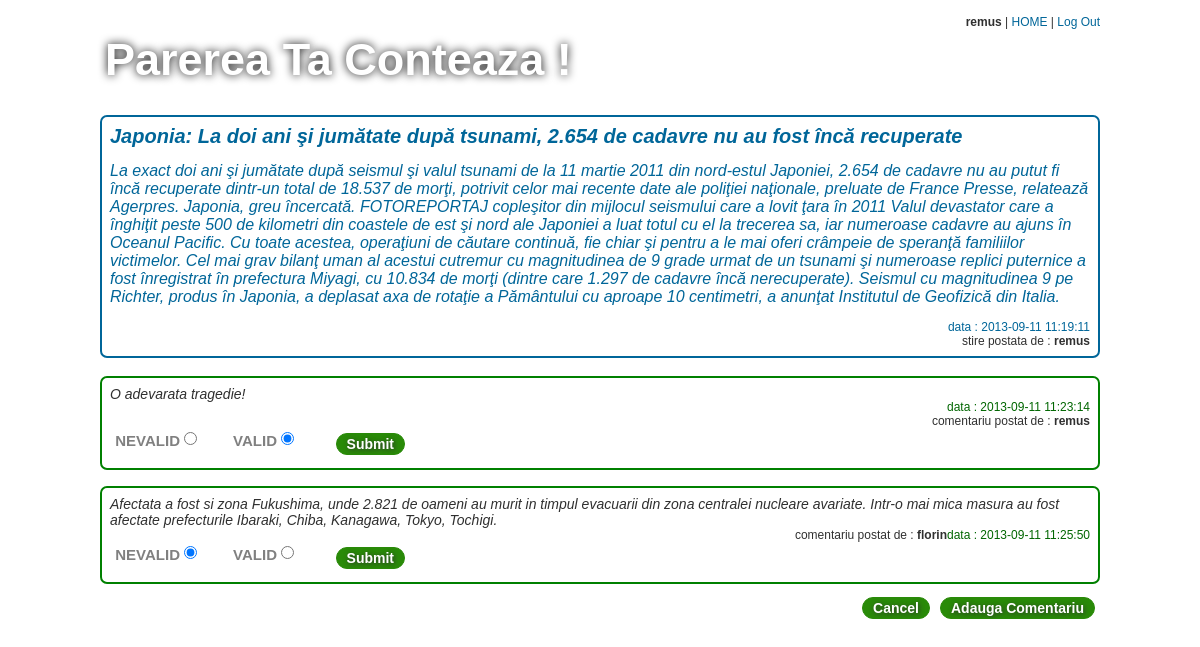
Screenshot of /comentariu.php?x=1 (signed in) with the database file from the repository.
### tables this page shows
CREATE TABLE IF NOT EXISTS `user` (
  `id_user` int(11) NOT NULL AUTO_INCREMENT,
  `username` varchar(25) NOT NULL,
  `password` varchar(32) NOT NULL,
  PRIMARY KEY (`id_user`)
);

CREATE TABLE IF NOT EXISTS `stire` (
  `id_stire` int(11) NOT NULL AUTO_INCREMENT,
  `continut` varchar(250) NOT NULL,
  `detaliu` longtext NOT NULL,
  `data` datetime NOT NULL,
  `id_user` int(11) NOT NULL,
  PRIMARY KEY (`id_stire`)
);

CREATE TABLE IF NOT EXISTS `comentariu` (
  `id_comentariu` int(11) NOT NULL AUTO_INCREMENT,
  `continut` longtext NOT NULL,
  `data` datetime NOT NULL,
  `id_stire` int(11) NOT NULL,
  `id_user` int(11) NOT NULL,
  `status` int(11) NOT NULL,
  PRIMARY KEY (`id_comentariu`),
  UNIQUE KEY `id_comentariu` (`id_comentariu`)
);

### functii.php (the view, shortened to what this page needs)
<?php
function afisareStireComentarii()
{
	$x = $_GET['x'];
	$query=mysql_query("SELECT user.username,stire.continut,stire.detaliu,stire.data
			            FROM user JOIN stire
			            ON user.id_user=stire.id_user
			            WHERE stire.id_stire='$x' ") or die (mysql_error());
	if (mysql_num_rows($query)!=0)
	{
		while($stire = mysql_fetch_array($query))
		{
			echo '<div id="stire">
					<div id="continut_stire">'.$stire['continut'].'</div><br/>'
					.'<div id="detaliu_stire">'.$stire['detaliu'].'</div><br/>'
					.'<div id="data_stire"> data : '.$stire['data'].'</div><br/>'
					.'<div id="utilizator_stire"> stire postata de : <strong>'.$stire['username'].'</strong></div><br/>
				  </div>';
		}
	}
	else
	{
		echo ' NU EXISTA STIRI POSTATE ' ;
	}
}
function afisareComentarii()
{
	$x = $_GET['x'];
	$query_user = mysql_query("SELECT stire.id_user
			                   FROM user
			                   JOIN comentariu ON user.id_user = comentariu.id_user
			                   JOIN stire ON comentariu.id_stire = stire.id_stire
			                   WHERE stire.id_stire = '$x' ")  or die (mysql_error());
	$query_toate_comentariile = mysql_query("SELECT user.username, comentariu.continut, comentariu.data, comentariu.id_comentariu, comentariu.status
					                         FROM user
					                         JOIN comentariu ON user.id_user = comentariu.id_user
					                         JOIN stire ON comentariu.id_stire = stire.id_stire
					                         WHERE stire.id_stire = '$x'
					                         ORDER BY comentariu.data")  or die (mysql_error());
	if(isset($_SESSION['id_user']))
	{
	    $id_user=$_SESSION['id_user'];
	    $stire = mysql_fetch_array($query_user);
	    $stire_user=$stire['id_user'];
		if($id_user==$stire_user)
		{
			while($comentariu = mysql_fetch_array($query_toate_comentariile))
			{
				 $i=$comentariu['id_comentariu'];
				 echo '<div id="comentariu">
				          <div id="continut_comentariu">'.$comentariu['continut'].'</div><br/>'
						 .'<div id="data_comentariu"> data : '.$comentariu['data'].'</div><br/>'
						 .'<div id="utilizator_comentariu"> comentariu postat de : <strong>'.$comentariu['username'].'</strong></div><br/>
						   <form name="val" id="val" method="POST" action="">';
		 		if($comentariu['status']==1)
		 		{
					echo '<label>NEVALID</label><input type="radio" name="validare'.$i.'" id="no" value="no">
							<label>VALID</label><input type="radio" name="validare'.$i.'" id="yes" value="yes" checked>';
		 		}
		 		else if($comentariu['status']==0)
		 		{
					  echo '<label>NEVALID</label><input type="radio" name="validare'.$i.'" id="no" value="no" checked>
					  		<label>VALID</label><input type="radio" name="validare'.$i.'" id="yes" value="yes" >';
				}
				echo '<input type="submit" name="validareButon'.$i.'" class="button" value="Submit"/>
			          </form>
					   </div><br>';
		 	}
		}
	}
}
function adaugaButoaneComentariu()
{
	if(isset($_SESSION['id_user']))
	{
		$x = $_GET['x'];
		echo '<a href="adaugacomentariu.php?x='.$x.'">
				<input type="button" name="adaugaButonComentariu" id="adaugaButonComentariu" class="button" value="Adauga Comentariu"/>
			  </a>
			  <a href="index.php"><input type="button" name="butonCancel" id="butonCancel" class="button" value="Cancel"/></a>';
	}
}
function headerCode()
{
	if(isset($_SESSION['id_user']))
	{
		$id_user=$_SESSION['id_user'];
		$query = mysql_query("SELECT username FROM user WHERE id_user='$id_user' ") or die (mysql_error());
		if($query)
		{
			$user_logat = mysql_fetch_array($query);
		}
		echo '<strong>'.$user_logat['username'].'</strong> | <a href="index.php">HOME</a> | <a href="logout.php">Log Out</a>';
	}
	else
	{
		echo '<a href="login.php">Log In</a> | <a href="inregistrare.php">Inregistrare</a> | <a href="index.php">HOME</a> ';
	}
}
?>

### css/main.css (style rules this page uses)
* { margin:0px; padding:0px; list-style-type:none; }
body { text-align:center; font-family:Arial; font-size:12px; color:#303030; }
a:link { color:#006699; text-decoration:none; }
label { display:block; float:left; font-weight:bold; margin-right:10px; text-align:right; width:180px; line-height:25px; font-size:15px; color:white; }
.button { margin:5px; background-color:#298A08; -moz-border-radius:20px; -webkit-border-radius:20px; border-radius:20px; border:1px solid #298A08; float:right; color:#ffffff; font-family:arial; font-size:14px; font-weight:bold; padding:2px 10px; text-shadow: 1px 1px 5px #303030; }

### css/comentariu.css (style rules this page uses)
#stire { font-size:12px; font-style:Comic Sans MS", cursive, sans-serif; width:980px; margin:10px auto 10px; padding:8px; border:2px solid #006699; border-radius:7px; -moz-border-radius:7px; -webkit-border-radius:7px; }
#continut_stire { color:#006699; font-style:italic; font-size:20px; font-weight:bold; font-style:Comic Sans MS", cursive, sans-serif; }
#detaliu_stire { color:#006699; font-style:italic; font-size:16px; font-style:Comic Sans MS", cursive, sans-serif; }
#data_stire { color:#006699; float:right; text-align:right; }
#utilizator_stire { float:right; text-align:right; }
#comentariu { float:left; width:980px; margin:8px auto 8px; padding:8px; border:2px solid green; border-radius:7px; -moz-border-radius:7px; -webkit-border-radius:7px; font-size:12px; }
#continut_comentariu { float:left; text-align:left; font-style:italic; font-size:14px; }
#data_comentariu { color:#006600; float:right; text-align:right; }
#utilizator_comentariu { float:right; text-align:right; }
.button { float:right; }
label { text-align:right; color:grey; width:70px; margin-right:0px; }
#val { width:300px; float:left; display:inline; }
input[type="radio"] { float:left; margin:4px 10px 4px 4px ; }

### rows the page displays
user: username "remus"
stire: continut "Japonia: La doi ani şi jumătate după tsunami, 2.654 de cadavre nu au fost încă recuperate", detaliu "La exact doi ani şi jumătate după seismul şi valul tsunami de la 11 martie 2011 din nord-estul Japoniei, 2.654 de cadavre nu au putut fi încă recuperate dintr-un total de 18.537 de morţi, potrivit celor mai recente date ale poliţiei naţionale, preluate de France Presse, relatează Agerpres. Japonia, greu încercată. FOTOREPORTAJ copleşitor din mijlocul seismului care a lovit ţara în 2011 Valul devastator care a înghiţit peste 500 de kilometri din coastele de est şi nord ale Japoniei a luat totul cu el la trecerea sa, iar numeroase cadavre au ajuns în Oceanul Pacific. Cu toate acestea, operaţiuni de căutare continuă, fie chiar şi pentru a le mai oferi crâmpeie de speranţă familiilor…", data "2013-09-11 11:19:11", id_user.username "remus"
comentariu: continut "O adevarata tragedie!", data "2013-09-11 11:23:14", id_user.username "remus"
comentariu: continut "Afectata a fost si zona Fukushima, unde 2.821 de oameni au murit in timpul evacuarii din zona centralei nucleare avariate. Intr-o mai mica masura au fost afectate prefecturile Ibaraki, Chiba, Kanagawa, Tokyo, Tochigi.", data "2013-09-11 11:25:50", id_user.username "florin"
